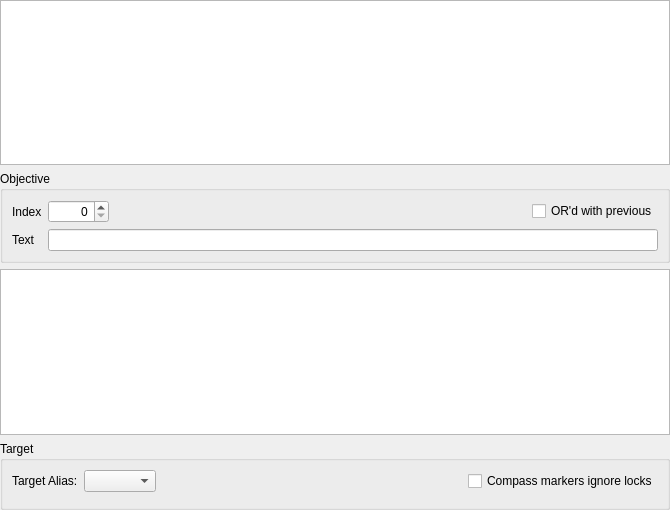
<?xml version="1.0" encoding="UTF-8"?>
<ui version="4.0">
 <class>QuestTabObjectives</class>
 <widget class="QWidget" name="QuestTabObjectives">
  <property name="geometry">
   <rect>
    <x>0</x>
    <y>0</y>
    <width>670</width>
    <height>510</height>
   </rect>
  </property>
  <property name="windowTitle">
   <string>Form</string>
  </property>
  <layout class="QGridLayout" name="gridLayout_3">
   <property name="leftMargin">
    <number>0</number>
   </property>
   <property name="topMargin">
    <number>0</number>
   </property>
   <property name="rightMargin">
    <number>0</number>
   </property>
   <property name="bottomMargin">
    <number>0</number>
   </property>
   <item row="1" column="0">
    <widget class="QGroupBox" name="groupBox">
     <property name="title">
      <string>Objective</string>
     </property>
     <layout class="QGridLayout" name="gridLayout_2">
      <item row="0" column="1">
       <widget class="QSpinBox" name="objectiveID">
        <property name="alignment">
         <set>Qt::AlignRight|Qt::AlignTrailing|Qt::AlignVCenter</set>
        </property>
        <property name="maximum">
         <number>65535</number>
        </property>
       </widget>
      </item>
      <item row="0" column="3">
       <widget class="QCheckBox" name="objectiveFlagOR">
        <property name="text">
         <string>OR'd with previous</string>
        </property>
       </widget>
      </item>
      <item row="1" column="1" colspan="3">
       <widget class="QLineEdit" name="objectiveText"/>
      </item>
      <item row="1" column="0">
       <widget class="QLabel" name="label_2">
        <property name="text">
         <string>Text</string>
        </property>
        <property name="buddy">
         <cstring>objectiveText</cstring>
        </property>
       </widget>
      </item>
      <item row="0" column="0">
       <widget class="QLabel" name="label">
        <property name="text">
         <string>Index</string>
        </property>
        <property name="buddy">
         <cstring>objectiveID</cstring>
        </property>
       </widget>
      </item>
      <item row="0" column="2">
       <spacer name="horizontalSpacer_2">
        <property name="orientation">
         <enum>Qt::Horizontal</enum>
        </property>
        <property name="sizeHint" stdset="0">
         <size>
          <width>40</width>
          <height>20</height>
         </size>
        </property>
       </spacer>
      </item>
     </layout>
    </widget>
   </item>
   <item row="3" column="0">
    <widget class="QGroupBox" name="groupBox_2">
     <property name="title">
      <string>Target</string>
     </property>
     <layout class="QGridLayout" name="gridLayout">
      <item row="1" column="0">
       <widget class="DKConditionList" name="targetConditions"/>
      </item>
      <item row="0" column="0">
       <layout class="QHBoxLayout" name="horizontalLayout">
        <item>
         <widget class="QLabel" name="label_3">
          <property name="text">
           <string>Target Alias:</string>
          </property>
          <property name="buddy">
           <cstring>targetAlias</cstring>
          </property>
         </widget>
        </item>
        <item>
         <widget class="QComboBox" name="targetAlias"/>
        </item>
        <item>
         <spacer name="horizontalSpacer">
          <property name="orientation">
           <enum>Qt::Horizontal</enum>
          </property>
          <property name="sizeHint" stdset="0">
           <size>
            <width>40</width>
            <height>20</height>
           </size>
          </property>
         </spacer>
        </item>
        <item>
         <widget class="QCheckBox" name="targetFlagIgnoreLocks">
          <property name="text">
           <string>Compass markers ignore locks</string>
          </property>
         </widget>
        </item>
       </layout>
      </item>
     </layout>
    </widget>
   </item>
   <item row="0" column="0">
    <widget class="QTableView" name="objectives"/>
   </item>
   <item row="2" column="0">
    <widget class="QTableView" name="targets"/>
   </item>
  </layout>
 </widget>
 <customwidgets>
  <customwidget>
   <class>DKConditionList</class>
   <extends>QWidget</extends>
   <header>widgets/DKConditionList.h</header>
  </customwidget>
 </customwidgets>
 <tabstops>
  <tabstop>objectives</tabstop>
  <tabstop>objectiveID</tabstop>
  <tabstop>objectiveFlagOR</tabstop>
  <tabstop>objectiveText</tabstop>
  <tabstop>targets</tabstop>
  <tabstop>targetAlias</tabstop>
  <tabstop>targetFlagIgnoreLocks</tabstop>
 </tabstops>
 <resources/>
 <connections/>
</ui>
